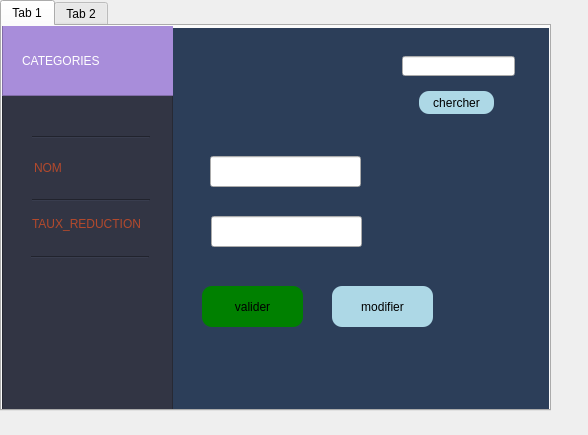
<?xml version="1.0" encoding="UTF-8"?>
<ui version="4.0">
 <class>gerer_categorie</class>
 <widget class="QDialog" name="gerer_categorie">
  <property name="geometry">
   <rect>
    <x>0</x>
    <y>0</y>
    <width>588</width>
    <height>435</height>
   </rect>
  </property>
  <property name="windowTitle">
   <string>Dialog</string>
  </property>
  <property name="styleSheet">
   <string notr="true"/>
  </property>
  <widget class="QTabWidget" name="tabWidget">
   <property name="geometry">
    <rect>
     <x>0</x>
     <y>0</y>
     <width>551</width>
     <height>411</height>
    </rect>
   </property>
   <property name="styleSheet">
    <string notr="true"/>
   </property>
   <property name="currentIndex">
    <number>0</number>
   </property>
   <widget class="QWidget" name="tab">
    <attribute name="title">
     <string>Tab 1</string>
    </attribute>
    <widget class="QPushButton" name="pushButton">
     <property name="geometry">
      <rect>
       <x>417</x>
       <y>65</y>
       <width>75</width>
       <height>23</height>
      </rect>
     </property>
     <property name="styleSheet">
      <string notr="true">border-radius:10px;
background-color:lightblue;</string>
     </property>
     <property name="text">
      <string>chercher</string>
     </property>
    </widget>
    <widget class="QLineEdit" name="noom">
     <property name="geometry">
      <rect>
       <x>400</x>
       <y>30</y>
       <width>113</width>
       <height>20</height>
      </rect>
     </property>
    </widget>
    <widget class="QLineEdit" name="lineEdit_2">
     <property name="geometry">
      <rect>
       <x>209</x>
       <y>190</y>
       <width>151</width>
       <height>31</height>
      </rect>
     </property>
    </widget>
    <widget class="QPushButton" name="pushButton_2">
     <property name="geometry">
      <rect>
       <x>330</x>
       <y>260</y>
       <width>101</width>
       <height>41</height>
      </rect>
     </property>
     <property name="styleSheet">
      <string notr="true">border-radius:10px;
background-color:lightblue;</string>
     </property>
     <property name="text">
      <string>modifier</string>
     </property>
    </widget>
    <widget class="QLineEdit" name="lineEdit_4">
     <property name="geometry">
      <rect>
       <x>208</x>
       <y>130</y>
       <width>151</width>
       <height>31</height>
      </rect>
     </property>
    </widget>
    <widget class="QPushButton" name="pushButton_4">
     <property name="geometry">
      <rect>
       <x>200</x>
       <y>260</y>
       <width>101</width>
       <height>41</height>
      </rect>
     </property>
     <property name="styleSheet">
      <string notr="true">border-radius:10px;
background-color:green;</string>
     </property>
     <property name="text">
      <string>valider</string>
     </property>
    </widget>
    <widget class="QLabel" name="back_2">
     <property name="geometry">
      <rect>
       <x>-4</x>
       <y>2</y>
       <width>661</width>
       <height>381</height>
      </rect>
     </property>
     <property name="styleSheet">
      <string notr="true">background-color: rgb(44, 62, 89);
border-right-color: rgb(44, 62, 89);
border-color: rgb(44, 62, 89);
selection-background-color: rgb(255, 255, 255);
border-bottom-color: rgb(255, 255, 255);
border-bottom-color: rgb(44, 62, 89);
color: rgb(255, 255, 255);</string>
     </property>
     <property name="text">
      <string>TextLabel</string>
     </property>
    </widget>
    <widget class="QFrame" name="frame">
     <property name="geometry">
      <rect>
       <x>0</x>
       <y>0</y>
       <width>171</width>
       <height>431</height>
      </rect>
     </property>
     <property name="styleSheet">
      <string notr="true">background-color:#323544;</string>
     </property>
     <property name="frameShape">
      <enum>QFrame::StyledPanel</enum>
     </property>
     <property name="frameShadow">
      <enum>QFrame::Raised</enum>
     </property>
     <widget class="QFrame" name="frame_2">
      <property name="geometry">
       <rect>
        <x>0</x>
        <y>-10</y>
        <width>181</width>
        <height>80</height>
       </rect>
      </property>
      <property name="styleSheet">
       <string notr="true">background-color:#A88DDA;</string>
      </property>
      <property name="frameShape">
       <enum>QFrame::StyledPanel</enum>
      </property>
      <property name="frameShadow">
       <enum>QFrame::Raised</enum>
      </property>
      <widget class="QLabel" name="label">
       <property name="geometry">
        <rect>
         <x>20</x>
         <y>29</y>
         <width>161</width>
         <height>31</height>
        </rect>
       </property>
       <property name="styleSheet">
        <string notr="true">font: 63 14pt &quot;Segoe UI Semibold&quot;;
color:white;</string>
       </property>
       <property name="text">
        <string>CATEGORIES</string>
       </property>
      </widget>
     </widget>
     <widget class="Line" name="line_2">
      <property name="geometry">
       <rect>
        <x>30</x>
        <y>110</y>
        <width>118</width>
        <height>3</height>
       </rect>
      </property>
      <property name="orientation">
       <enum>Qt::Horizontal</enum>
      </property>
     </widget>
     <widget class="QLabel" name="label_16">
      <property name="geometry">
       <rect>
        <x>32</x>
        <y>134</y>
        <width>121</width>
        <height>16</height>
       </rect>
      </property>
      <property name="styleSheet">
       <string notr="true">color:#B3492C;
font: 63 10pt &quot;Segoe UI Semibold&quot;;</string>
      </property>
      <property name="text">
       <string>NOM</string>
      </property>
     </widget>
     <widget class="QLabel" name="label_17">
      <property name="geometry">
       <rect>
        <x>30</x>
        <y>190</y>
        <width>121</width>
        <height>16</height>
       </rect>
      </property>
      <property name="styleSheet">
       <string notr="true">color:#B3492C;
font: 63 10pt &quot;Segoe UI Semibold&quot;;</string>
      </property>
      <property name="text">
       <string>TAUX_REDUCTION</string>
      </property>
     </widget>
     <widget class="Line" name="line_5">
      <property name="geometry">
       <rect>
        <x>30</x>
        <y>173</y>
        <width>118</width>
        <height>3</height>
       </rect>
      </property>
      <property name="orientation">
       <enum>Qt::Horizontal</enum>
      </property>
     </widget>
     <widget class="Line" name="line_6">
      <property name="geometry">
       <rect>
        <x>29</x>
        <y>230</y>
        <width>118</width>
        <height>3</height>
       </rect>
      </property>
      <property name="orientation">
       <enum>Qt::Horizontal</enum>
      </property>
     </widget>
    </widget>
    <zorder>back_2</zorder>
    <zorder>pushButton</zorder>
    <zorder>noom</zorder>
    <zorder>lineEdit_2</zorder>
    <zorder>pushButton_2</zorder>
    <zorder>lineEdit_4</zorder>
    <zorder>pushButton_4</zorder>
    <zorder>frame</zorder>
   </widget>
   <widget class="QWidget" name="tab_2">
    <attribute name="title">
     <string>Tab 2</string>
    </attribute>
    <widget class="QLineEdit" name="lineEdit_3">
     <property name="geometry">
      <rect>
       <x>160</x>
       <y>300</y>
       <width>113</width>
       <height>20</height>
      </rect>
     </property>
    </widget>
    <widget class="QPushButton" name="pushButton_3">
     <property name="geometry">
      <rect>
       <x>310</x>
       <y>300</y>
       <width>75</width>
       <height>23</height>
      </rect>
     </property>
     <property name="styleSheet">
      <string notr="true">border-radius:10px;
background-color:red;</string>
     </property>
     <property name="text">
      <string>supprimer</string>
     </property>
    </widget>
    <widget class="QTableView" name="table1">
     <property name="geometry">
      <rect>
       <x>150</x>
       <y>60</y>
       <width>256</width>
       <height>192</height>
      </rect>
     </property>
    </widget>
    <widget class="QLabel" name="back">
     <property name="geometry">
      <rect>
       <x>10</x>
       <y>0</y>
       <width>551</width>
       <height>411</height>
      </rect>
     </property>
     <property name="styleSheet">
      <string notr="true">background-color: rgb(44, 62, 89);
border-right-color: rgb(44, 62, 89);
border-color: rgb(44, 62, 89);
selection-background-color: rgb(255, 255, 255);
border-bottom-color: rgb(255, 255, 255);
border-bottom-color: rgb(44, 62, 89);
color: rgb(255, 255, 255);</string>
     </property>
     <property name="text">
      <string>TextLabel</string>
     </property>
    </widget>
    <zorder>back</zorder>
    <zorder>lineEdit_3</zorder>
    <zorder>pushButton_3</zorder>
    <zorder>table1</zorder>
   </widget>
  </widget>
 </widget>
 <resources/>
 <connections/>
</ui>
